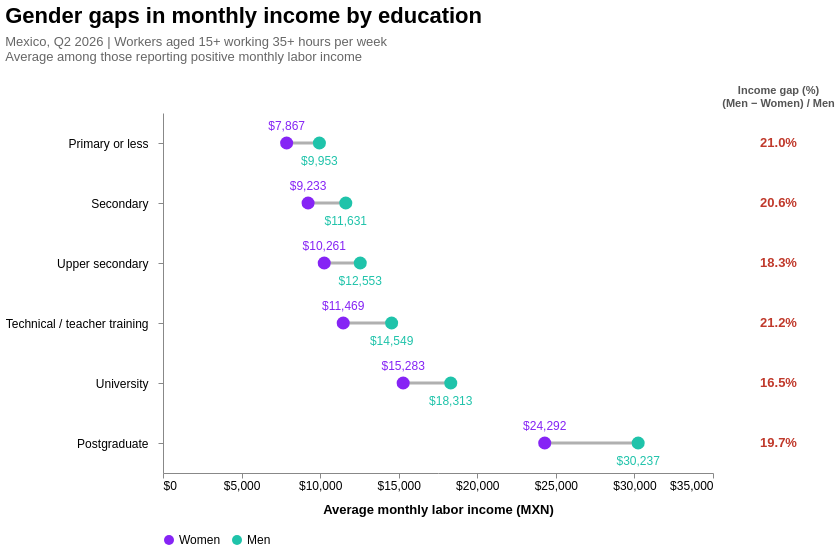

Notebook code cell kept with this figure:
### Code cell
education_order = [
    "Primary or less", "Secondary", "Upper secondary",
    "Technical / teacher training", "University", "Postgraduate"
]
colors = alt.Scale(domain=["Women", "Men"], range=["#8624F5", "#1FC3AA"])

# Relative income gap, using men's income as the reference.
income_gaps = income.pivot(index="education", columns="gender",
                          values="monthly_income").reset_index()
income_gaps["gap"] = (income_gaps["Men"] - income_gaps["Women"]) / income_gaps["Men"]
income_gaps["gap_label"] = income_gaps["gap"].map(lambda x: f"{x:.1%}")

base = alt.Chart(income).encode(
    y=alt.Y("education:N", sort=education_order, title=None,
            axis=alt.Axis(labelLimit=240, labelPadding=10)),
    x=alt.X("monthly_income:Q", title="Average monthly labor income (MXN)",
            scale=alt.Scale(domain=[0, 35000]),
            axis=alt.Axis(values=list(range(0, 35001, 5000)), format="$,.0f"))
)

lines = base.mark_line(color="#B0B0B0", strokeWidth=3).encode(
    detail="education:N", order="monthly_income:Q"
)

dots = base.mark_circle(size=170, opacity=1).encode(
    color=alt.Color("gender:N", scale=colors,
                    legend=alt.Legend(title=None, orient="bottom",
                                      direction="horizontal"))
)

women_labels = (
    base.transform_filter(alt.datum.gender == "Women")
    .mark_text(dy=-17, fontSize=12, color="#8624F5")
    .encode(text=alt.Text("monthly_income:Q", format="$,.0f"))
)

men_labels = (
    base.transform_filter(alt.datum.gender == "Men")
    .mark_text(dy=18, fontSize=12, color="#1FC3AA")
    .encode(text=alt.Text("monthly_income:Q", format="$,.0f"))
)

gaps = (
    alt.Chart(income_gaps).mark_text(fontSize=13, fontWeight="bold",
                                     color="#C0392B")
    .encode(
        y=alt.Y("education:N", sort=education_order, title=None, axis=None),
        text="gap_label:N"
    )
    .properties(width=95, height=360, title=alt.TitleParams(
        text=["Income gap (%)", "(Men − Women) / Men"],
        fontSize=11, color="#555555"
    ))
)

income_chart = (
    alt.hconcat(
        (lines + dots + women_labels + men_labels).properties(width=550, height=360),
        gaps, spacing=8
    )
    .resolve_scale(y="shared")
    .properties(title=alt.TitleParams(
        text="Gender gaps in monthly income by education",
        subtitle=["Mexico, Q2 2026 | Workers aged 15+ working 35+ hours per week",
                  "Average among those reporting positive monthly labor income"],
        anchor="start", fontSize=22, fontWeight="bold",
        subtitleFontSize=13, subtitleColor="#666666",
        subtitlePadding=8, offset=20
    ))
    .configure_axis(labelFontSize=12, titleFontSize=13, titlePadding=12, grid=False)
    .configure_legend(labelFontSize=12, symbolSize=100)
    .configure_view(stroke=None)
)

income_chart

### Figure 1 — Vega-Lite specification as saved in the notebook (floating-point values rounded to 4 significant figures)
{"config": {"view": {"continuousWidth": 300, "continuousHeight": 300, "stroke": null}, "axis": {"grid": false, "labelFontSize": 12, "titleFontSize": 13, "titlePadding": 12}, "legend": {"labelFontSize": 12, "symbolSize": 100}}, "hconcat": [{"layer": [{"mark": {"type": "line", "color": "#B0B0B0", "strokeWidth": 3}, "encoding": {"detail": {"field": "education", "type": "nominal"}, "order": {"field": "monthly_income", "type": "quantitative"}, "x": {"axis": {"format": "$,.0f", "values": [0, 5000, 10000, 15000, 20000, 25000, 30000, 35000]}, "field": "monthly_income", "scale": {"domain": [0, 35000]}, "title": "Average monthly labor income (MXN)", "type": "quantitative"}, "y": {"axis": {"labelLimit": 240, "labelPadding": 10}, "field": "education", "sort": ["Primary or less", "Secondary", "Upper secondary", "Technical / teacher training", "University", "Postgraduate"], "title": null, "type": "nominal"}}}, {"mark": {"type": "circle", "opacity": 1, "size": 170}, "encoding": {"color": {"field": "gender", "legend": {"direction": "horizontal", "orient": "bottom", "title": null}, "scale": {"domain": ["Women", "Men"], "range": ["#8624F5", "#1FC3AA"]}, "type": "nominal"}, "x": {"axis": {"format": "$,.0f", "values": [0, 5000, 10000, 15000, 20000, 25000, 30000, 35000]}, "field": "monthly_income", "scale": {"domain": [0, 35000]}, "title": "Average monthly labor income (MXN)", "type": "quantitative"}, "y": {"axis": {"labelLimit": 240, "labelPadding": 10}, "field": "education", "sort": ["Primary or less", "Secondary", "Upper secondary", "Technical / teacher training", "University", "Postgraduate"], "title": null, "type": "nominal"}}}, {"mark": {"type": "text", "color": "#8624F5", "dy": -17, "fontSize": 12}, "encoding": {"text": {"field": "monthly_income", "format": "$,.0f", "type": "quantitative"}, "x": {"axis": {"format": "$,.0f", "values": [0, 5000, 10000, 15000, 20000, 25000, 30000, 35000]}, "field": "monthly_income", "scale": {"domain": [0, 35000]}, "title": "Average monthly labor income (MXN)", "type": "quantitative"}, "y": {"axis": {"labelLimit": 240, "labelPadding": 10}, "field": "education", "sort": ["Primary or less", "Secondary", "Upper secondary", "Technical / teacher training", "University", "Postgraduate"], "title": null, "type": "nominal"}}, "transform": [{"filter": "(datum.gender === 'Women')"}]}, {"mark": {"type": "text", "color": "#1FC3AA", "dy": 18, "fontSize": 12}, "encoding": {"text": {"field": "monthly_income", "format": "$,.0f", "type": "quantitative"}, "x": {"axis": {"format": "$,.0f", "values": [0, 5000, 10000, 15000, 20000, 25000, 30000, 35000]}, "field": "monthly_income", "scale": {"domain": [0, 35000]}, "title": "Average monthly labor income (MXN)", "type": "quantitative"}, "y": {"axis": {"labelLimit": 240, "labelPadding": 10}, "field": "education", "sort": ["Primary or less", "Secondary", "Upper secondary", "Technical / teacher training", "University", "Postgraduate"], "title": null, "type": "nominal"}}, "transform": [{"filter": "(datum.gender === 'Men')"}]}], "data": {"name": "data-d5d5ce4e64298531a44029d94a744c7b"}, "height": 360, "width": 550}, {"data": {"name": "data-8620359c85e6dba14f2f897891f73de4"}, "mark": {"type": "text", "color": "#C0392B", "fontSize": 13, "fontWeight": "bold"}, "encoding": {"text": {"field": "gap_label", "type": "nominal"}, "y": {"axis": null, "field": "education", "sort": ["Primary or less", "Secondary", "Upper secondary", "Technical / teacher training", "University", "Postgraduate"], "title": null, "type": "nominal"}}, "height": 360, "title": {"text": ["Income gap (%)", "(Men − Women) / Men"], "color": "#555555", "fontSize": 11}, "width": 95}], "resolve": {"scale": {"y": "shared"}}, "spacing": 8, "title": {"text": "Gender gaps in monthly income by education", "anchor": "start", "fontSize": 22, "fontWeight": "bold", "offset": 20, "subtitle": ["Mexico, Q2 2026 | Workers aged 15+ working 35+ hours per week", "Average among those reporting positive monthly labor income"], "subtitleColor": "#666666", "subtitleFontSize": 13, "subtitlePadding": 8}, "$schema": "https://vega.github.io/schema/vega-lite/v6.4.1.json", "datasets": {"data-d5d5ce4e64298531a44029d94a744c7b": [{"education": "Postgraduate", "gender": "Men", "weighted_income": 7175540092, "weight": 237308, "sample_n": 871, "monthly_income": 30240.0}, {"education": "Postgraduate", "gender": "Women", "weighted_income": 5260312961, "weight": 216546, "sample_n": 836, "monthly_income": 24290.0}, {"education": "Primary or less", "gender": "Men", "weighted_income": 36085520245, "weight": 3625685, "sample_n": 9995, "monthly_income": 9953.0}, {"education": "Primary or less", "gender": "Women", "weighted_income": 12126622604, "weight": 1541448, "sample_n": 4382, "monthly_income": 7867.0}, {"education": "Secondary", "gender": "Men", "weighted_income": 65294158256, "weight": 5613596, "sample_n": 17413, "monthly_income": 11630.0}, {"education": "Secondary", "gender": "Women", "weighted_income": 25384557505, "weight": 2749445, "sample_n": 8589, "monthly_income": 9233.0}, {"education": "Technical / teacher training", "gender": "Men", "weighted_income": 4901583718, "weight": 336904, "sample_n": 1033, "monthly_income": 14550.0}, {"education": "Technical / teacher training", "gender": "Women", "weighted_income": 4206091798, "weight": 366744, "sample_n": 1208, "monthly_income": 11470.0}, {"education": "University", "gender": "Men", "weighted_income": 57536273724, "weight": 3141872, "sample_n": 10740, "monthly_income": 18310.0}, {"education": "University", "gender": "Women", "weighted_income": 36167849448, "weight": 2366492, "sample_n": 8427, "monthly_income": 15280.0}, {"education": "Upper secondary", "gender": "Men", "weighted_income": 59849150636, "weight": 4767795, "sample_n": 15189, "monthly_income": 12550.0}, {"education": "Upper secondary", "gender": "Women", "weighted_income": 26401738372, "weight": 2573109, "sample_n": 8195, "monthly_income": 10260.0}], "data-8620359c85e6dba14f2f897891f73de4": [{"education": "Postgraduate", "Men": 30240.0, "Women": 24290.0, "gap": 0.1966, "gap_label": "19.7%"}, {"education": "Primary or less", "Men": 9953.0, "Women": 7867.0, "gap": 0.2096, "gap_label": "21.0%"}, {"education": "Secondary", "Men": 11630.0, "Women": 9233.0, "gap": 0.2062, "gap_label": "20.6%"}, {"education": "Technical / teacher training", "Men": 14550.0, "Women": 11470.0, "gap": 0.2117, "gap_label": "21.2%"}, {"education": "University", "Men": 18310.0, "Women": 15280.0, "gap": 0.1654, "gap_label": "16.5%"}, {"education": "Upper secondary", "Men": 12550.0, "Women": 10260.0, "gap": 0.1826, "gap_label": "18.3%"}]}}
